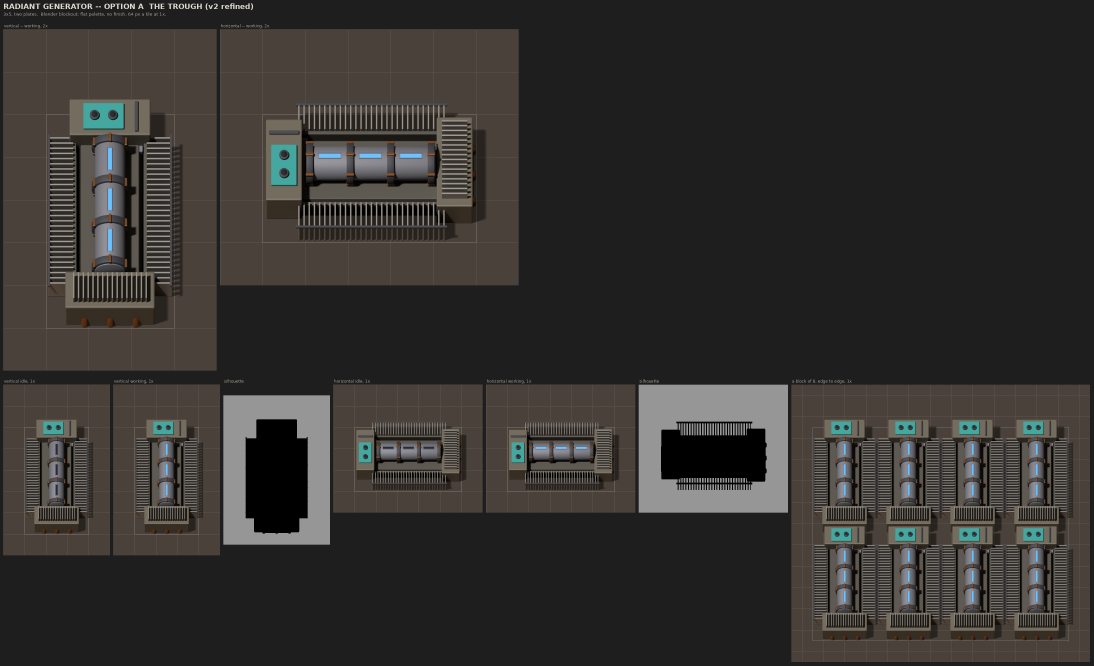
#> input picture concept/radiant-generator/options/A-the-trough.png, 3280 x 1996 px, given in place of vertical-working.png, which was not available (shown at 1/3 size)
$ python options_sheets.py A-the-trough.png B-the-banded-cask.png
#> lines starting #> are read from the running program, lines starting #| are printed output that depends on the picture; pictures that were not available may be replaced by others from this repository, and a replacement may not be noted
#!/usr/bin/env python3
"""Radiant Generator options round: one sheet per option, and the contact sheet.

  python3 options_sheets.py <hi-root> <out-dir>

<hi-root> holds hi-A ... hi-E, each written by options_blockout.py (4x renders on
a 448 px sprite canvas, entity origin at (224, 256)). Writes into <out-dir>:

  <X>-<slug>.png        the option: hero at 2x, idle and working at 1x, the
                        silhouette, and a block of generators packed edge to edge
  contact-sheet.png     every option at game scale (64 px a tile, as the engine
                        draws a scale-0.5 sprite) on one ground with the tile grid,
                        beside vanilla's steam engine (3x5, both plates) and nuclear
                        reactor (5x5), the Reaction Plant's plate and the Radiant
                        Generator's current in-game plates (the v2 trough)
  contact-sheet-2x.png  the same, nearest-neighbour doubled, to read at

Vanilla sprites are read from the local install ($FACTORIO_DATA), frame 0, at the
shifts their prototypes give, with no shadow -- the precedent of
concept/crust-tap/model/compare_vanilla.py. Shadows are left off every building on
the contact sheet so they compare as plates; the option sheets carry them.
"""
import os
import sys

from PIL import Image, ImageChops, ImageDraw, ImageFont

HI, OUT = sys.argv[1], sys.argv[2]
HERE = os.path.dirname(os.path.abspath(__file__))
REPO = os.path.normpath(os.path.join(HERE, "..", "..", ".."))
FD = os.environ.get("FACTORIO_DATA", os.path.expanduser(
    "~/.steam/debian-installation/steamapps/common/Factorio/data"))

PPT = 64
GROUND = (74, 66, 58, 255)
BG = (30, 30, 30, 255)
GRID = (255, 255, 255, 34)
FOOT = (255, 255, 255, 110)
TEXT = (225, 220, 210, 255)
SUB = (165, 160, 150, 255)
CANVAS, ORIGIN = 448, (224, 256)


def font(size, bold=False):
    name = "DejaVuSans-Bold.ttf" if bold else "DejaVuSans.ttf"
    return ImageFont.truetype(f"/usr/share/fonts/truetype/dejavu/{name}", size)


OPTIONS = [
    ("A", "the-trough", "A  THE TROUGH (v2 refined)", "3x5, two plates", "vertical", "horizontal"),
    ("B", "the-banded-cask", "B  THE BANDED CASK", "3x3, one plate", "one"),
    ("C", "the-radiator-cross", "C  THE RADIATOR CROSS", "4x4, one plate", "one"),
    ("D", "the-twin-cask", "D  THE TWIN CASK", "3x4, two plates", "vertical", "horizontal"),
    ("E", "the-plug-well", "E  THE PLUG WELL", "4x4, one plate", "one"),
]
FOOTPRINT = {"A": (3, 5), "B": (3, 3), "C": (4, 4), "D": (3, 4), "E": (4, 4)}


def down(path, k):
    """4x render -> 4/k x, in premultiplied alpha (as tools/blender/downsample.py)."""
    im = Image.open(path).convert("RGBa")
    return im.resize((im.width * k // 4, im.height * k // 4), Image.LANCZOS).convert("RGBA")


def load(opt, d, k=1):
    base = f"{HI}/hi-{opt}/{d}"
    return {p: down(f"{base}-{p}.png", k) for p in ("working", "idle", "shadow")}


def fp(opt, d):
    w, h = FOOTPRINT[opt]
    return (h, w) if d == "horizontal" else (w, h)


def ground(w_tiles, h_tiles, origin_tiles, foot, ppt=PPT):
    """A ground panel with the tile grid, the footprint brighter; origin in tiles from top-left."""
    W, H = int(w_tiles * ppt), int(h_tiles * ppt)
    g = Image.new("RGBA", (W, H), GROUND)
    ov = Image.new("RGBA", (W, H), (0, 0, 0, 0))
    dr = ImageDraw.Draw(ov)
    ox, oy = origin_tiles[0] * ppt, origin_tiles[1] * ppt
    fx, fy = foot
    # grid lines on tile boundaries aligned with the footprint
    x0 = ox - fx / 2 * ppt
    y0 = oy - fy / 2 * ppt
    x = x0 % ppt
    while x < W:
        dr.line([(x, 0), (x, H)], fill=GRID)
        x += ppt
    y = y0 % ppt
    while y < H:
        dr.line([(0, y), (W, y)], fill=GRID)
        y += ppt
    if fx:
        dr.rectangle([x0, y0, x0 + fx * ppt, y0 + fy * ppt], outline=FOOT)
    g.alpha_composite(ov)
    return g


def put(dst, im, origin_px, shift=(0, 0), ppt=PPT, centre=None):
    """Paste a sprite with its own centre (or `centre`, for our canvases) at origin + shift."""
    cx, cy = centre if centre else (im.width / 2, im.height / 2)
    x = round(origin_px[0] + shift[0] * ppt - cx)
    y = round(origin_px[1] + shift[1] * ppt - cy)
    dst.alpha_composite(im, (x, y)) if x >= 0 and y >= 0 else _paste_clip(dst, im, x, y)


def _paste_clip(dst, im, x, y):
    cx, cy = max(0, -x), max(0, -y)
    dst.alpha_composite(im.crop((cx, cy, im.width, im.height)), (x + cx, y + cy))


def shadow50(im):
    r, g, b, a = im.split()
    return Image.merge("RGBA", (r, g, b, a.point(lambda v: v // 2)))


# [9 lines left out: function additive, not called in this run]


def label(img, xy, text, size=13, fill=TEXT, bold=False):
    ImageDraw.Draw(img).text(xy, text, font=font(size, bold), fill=fill)


def silhouette(im):
    a = im.split()[3].point(lambda v: 255 if v > 40 else 0)
    s = Image.new("RGBA", im.size, (150, 150, 150, 255))
    s.paste((0, 0, 0, 255), mask=a)
    return s


def panel_for(opt, d, layers, ppt=PPT, extra=(2, 3)):
    """One building alone on a ground just big enough for it."""
    fw, fh = fp(opt, d)
    w, h = fw + extra[0], fh + extra[1]
    origin = (w / 2, h - fh / 2 - 1)
    g = ground(w, h, origin, (fw, fh), ppt)
    o = (origin[0] * ppt, origin[1] * ppt)
    k = ppt / PPT
    for im in layers:
        put(g, im, o, ppt=ppt, centre=(ORIGIN[0] * k, ORIGIN[1] * k))
    return g


# [41 lines left out: functions block, stack_h, stack_v, not called in this run]


# ------------------------------------------------------------ option sheets

for opt, slug, title, foot, *dirs in OPTIONS:
    heroes, small, labels_h, labels_s = [], [], [], []
    for d in dirs:
        r2 = load(opt, d, 2)
#> in down, im is the input picture: PIL image 3280x1996 RGBa; mean R, G, B, A 52.5, 50.5, 47.9, 255
#> call 2 of down, with path = 'A-the-trough.png/hi-A/vertical-idle.png', k = 2
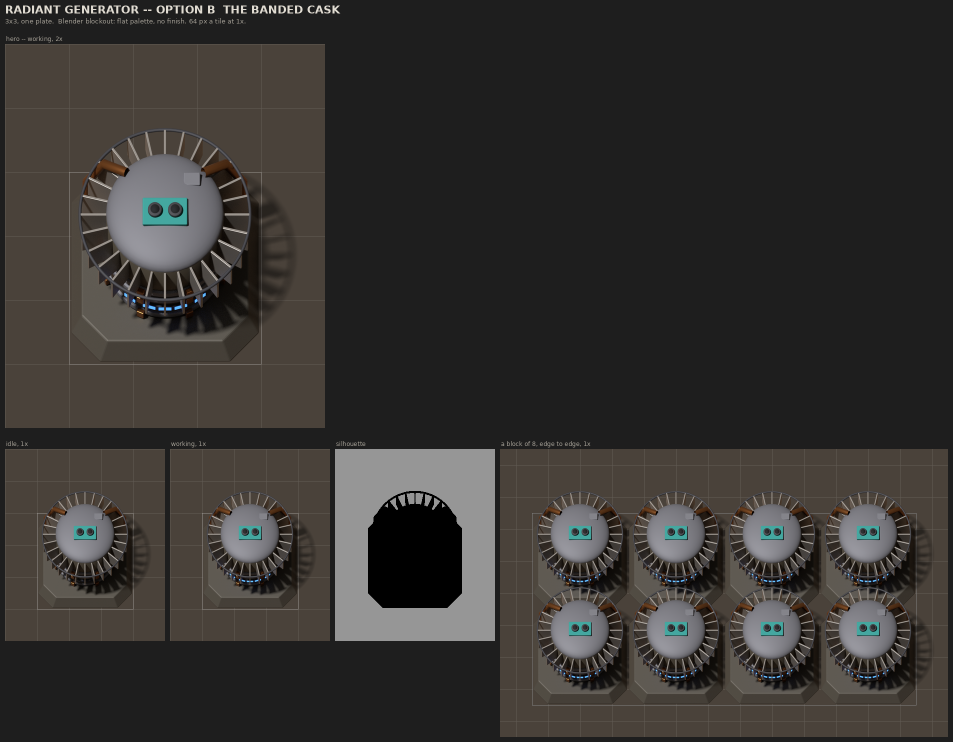
#> input picture concept/radiant-generator/options/B-the-banded-cask.png, 1906 x 1484 px, given in place of vertical-idle.png, which was not available (shown at 1/2 size)
#> in down, im is the input picture: PIL image 1906x1484 RGBa; mean R, G, B, A 54.2, 51.7, 49.2, 255
#> r2 = 3 items
        heroes.append(panel_for(opt, d, [shadow50(r2["shadow"]), r2["working"]], ppt=2 * PPT))
#> in shadow50, `r, g, b, a = im.split()`: a: PIL image 953x742 L; every value is 255
#> in shadow50, `return Image.merge("RGBA", (r, g, b, a.point(lambda v: v // 2)))`:
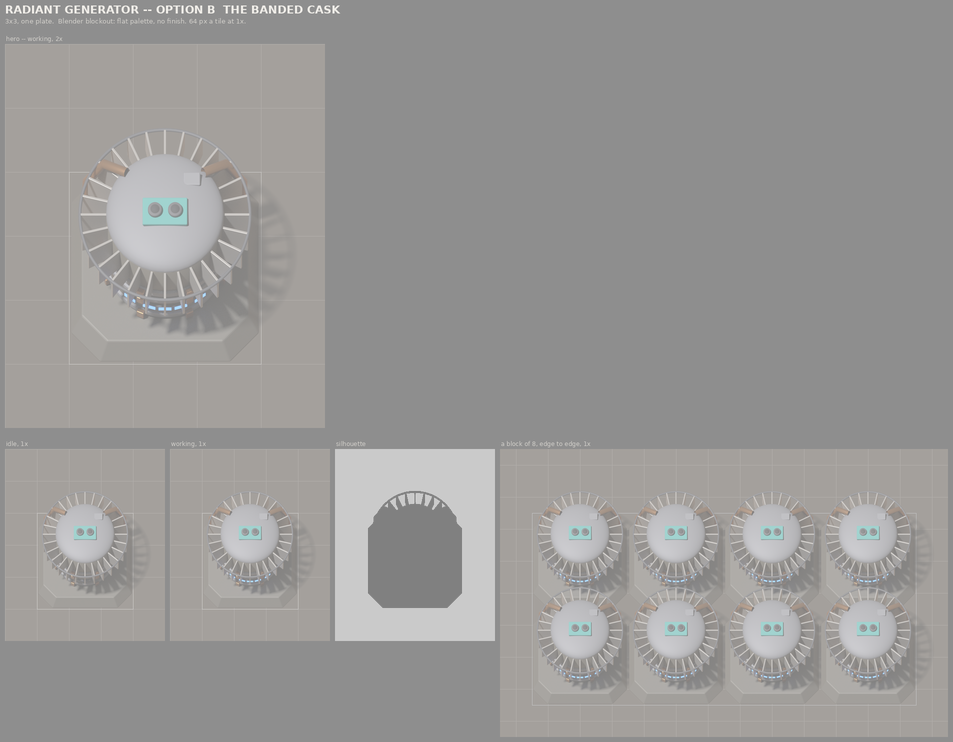
#> returned value: PIL image 953x742 RGBA; mean R, G, B, A 54.1, 51.7, 49.2, 127; transparent parts drawn white
#> in fp, `w, h = FOOTPRINT[opt]`: w = 3; h = 5
#> in panel_for, `fw, fh = fp(opt, d)`: fw = 3; fh = 5
#> in panel_for, `w, h = fw + extra[0], fh + extra[1]`: h = 8
#> in panel_for, `origin = (w / 2, h - fh / 2 - 1)`: origin = (2.5, 4.5)
#> in ground, `W, H = int(w_tiles * ppt), int(h_tiles * ppt)`: W = 640; H = 1024
#> in ground, `g = Image.new("RGBA", (W, H), GROUND)`:
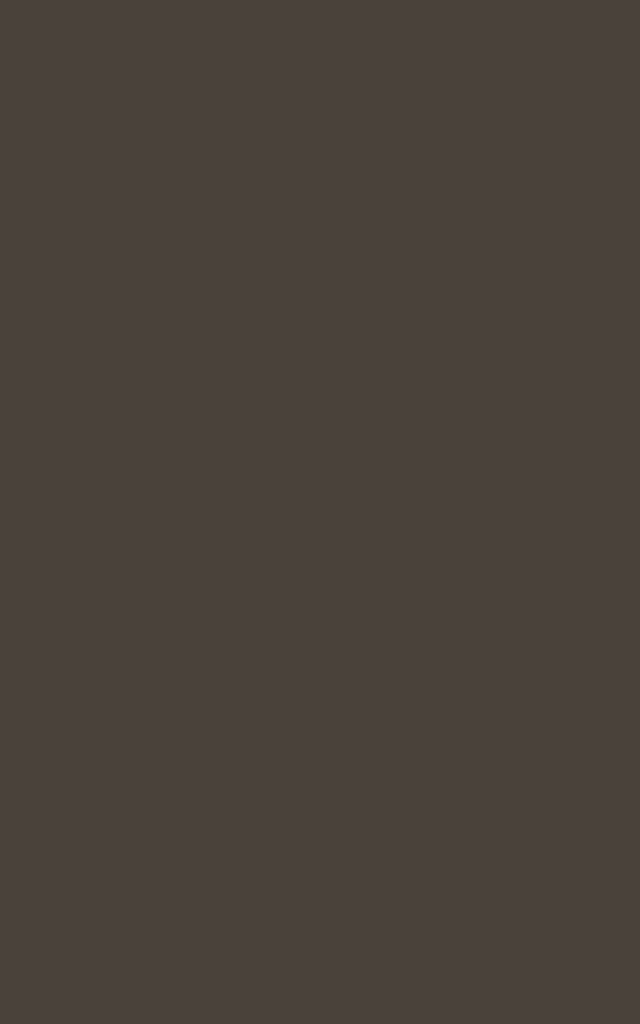
#> g: PIL image 640x1024 RGBA; mean R, G, B, A 74, 66, 58, 255
#> in ground, `ov = Image.new("RGBA", (W, H), (0, 0, 0, 0))`: ov: PIL image 640x1024 RGBA; every value is 0
#> in ground, `ox, oy = origin_tiles[0] * ppt, origin_tiles[1] * ppt`: ox = 320; oy = 576
#> in ground, `x0 = ox - fx / 2 * ppt`: x0 = 128
#> in ground, `y0 = oy - fy / 2 * ppt`: y0 = 256
#> in ground, `x = x0 % ppt`: x = 0
#> the loop in ground, `while x < W:` made 5 passes
#> x on passes 1 to 5: 128, 256, 384, 512, 640
#> after the loop in ground, `while x < W:`: x = 640
#> in ground, `y = y0 % ppt`: y = 0
#> the loop in ground, `while y < H:` made 8 passes
#> y on passes 1 to 8: 128, 256, 384, 512, 640, 768, 896, 1024
#> after the loop in ground, `while y < H:`: y = 1024
#> in panel_for, `o = (origin[0] * ppt, origin[1] * ppt)`: o = (320, 576)
#> the loop in panel_for, `for im in layers:` made 2 passes
#> (x in put, y in put) on passes 1 to 2: (-128, 64), (-128, 64)
#> after the loop in panel_for, `for im in layers:`:
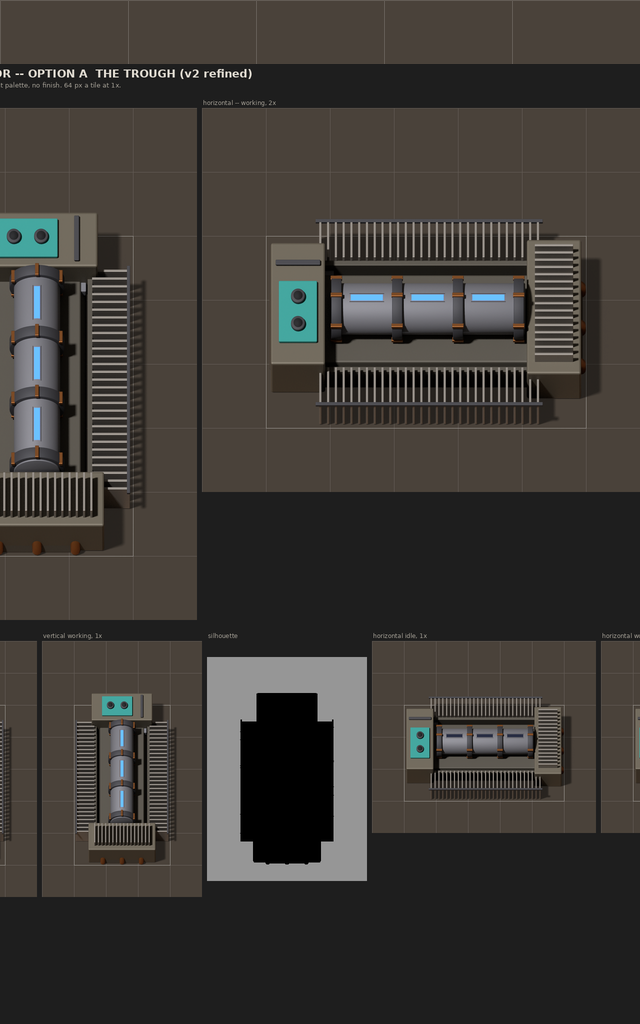
#> g: PIL image 640x1024 RGBA; mean R, G, B, A 61.6, 58.2, 54.1, 255
        labels_h.append(f"{d if d != 'one' else 'hero'} -- working, 2x")
        r1 = load(opt, d)
#> r1 = 3 items
        small.append(panel_for(opt, d, [shadow50(r1["shadow"]), r1["idle"]]))
#> in shadow50 (call 2), `r, g, b, a = im.split()`:
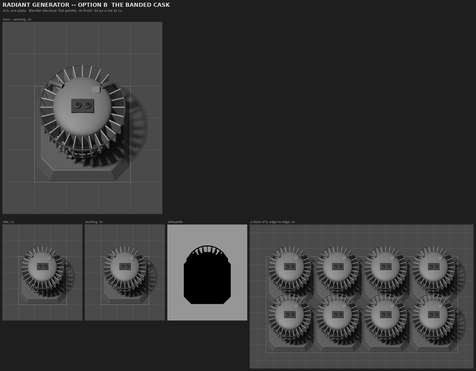
#> r: PIL image 476x371 L; min 0, max 253, mean 54.2
#> in shadow50 (call 2), `r, g, b, a = im.split()`: a: PIL image 476x371 L; every value is 255
#> call 2 of panel_for, with opt = 'A', d = 'vertical', ppt = 64, extra = (2, 3)
#> in ground (call 2), `ov = Image.new("RGBA", (W, H), (0, 0, 0, 0))`: ov: PIL image 320x512 RGBA; every value is 0
#> the loop in ground (call 2), `while x < W:` made 5 passes
#> x on passes 1 to 5: 64, 128, 192, 256, 320
#> the loop in ground (call 2), `while y < H:` made 8 passes
#> in panel_for (call 2), `o = (origin[0] * ppt, origin[1] * ppt)`: o = (160, 288)
#> the loop in panel_for (call 2), `for im in layers:` made 2 passes
#> (x in put, y in put) on passes 1 to 2: (-64, 32), (-64, 32)
#> after the loop in panel_for (call 2), `for im in layers:`:
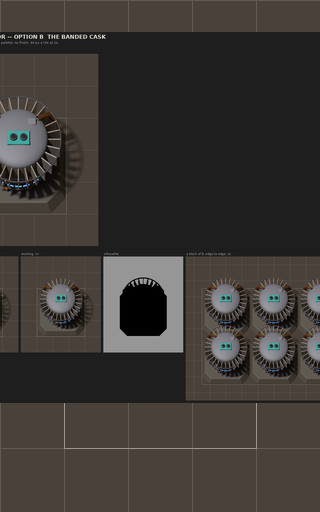
#> g: PIL image 320x512 RGBA; mean R, G, B, A 59.6, 55.9, 52.2, 255
        small.append(panel_for(opt, d, [shadow50(r1["shadow"]), r1["working"]]))
        labels_s += [f"{d} idle, 1x" if d != "one" else "idle, 1x",
                     f"{d} working, 1x" if d != "one" else "working, 1x"]
        sil = silhouette(load(opt, d)["working"])
#> in silhouette, `a = im.split()[3].point(lambda v: 255 if v > 40 else 0)`: a: PIL image 820x499 L; every value is 255
        fw, fh = fp(opt, d)
        crop = sil.crop((ORIGIN[0] - (fw / 2 + 1) * PPT, ORIGIN[1] - (fh / 2 + 2) * PPT,
                         ORIGIN[0] + (fw / 2 + 1) * PPT, ORIGIN[1] + (fh / 2 + 1) * PPT))
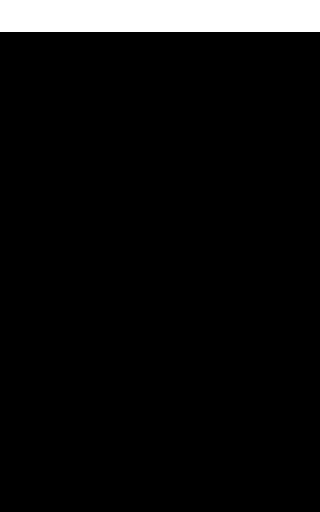
#> crop: PIL image 320x512 RGBA; mean R, G, B, A 0, 0, 0, 239.1; transparent parts drawn white
#> (the run stopped early here; a loop or call above may not have finished)
